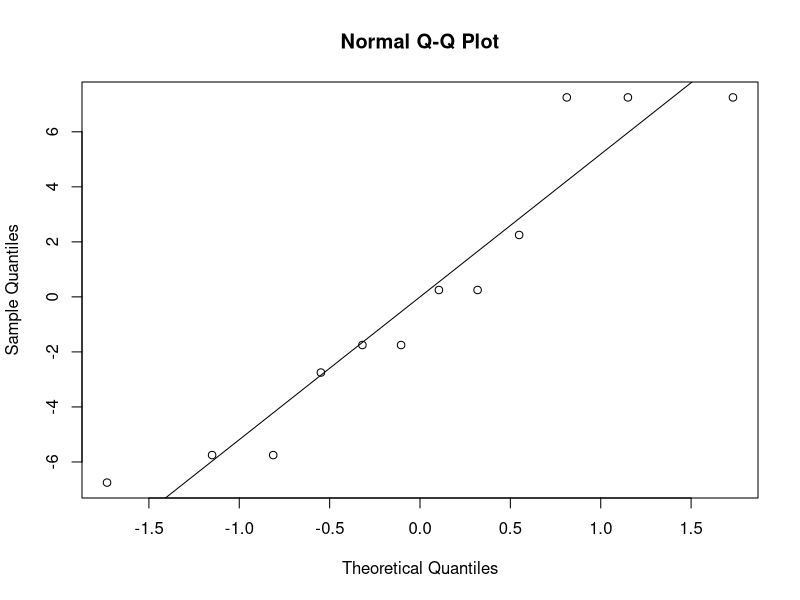
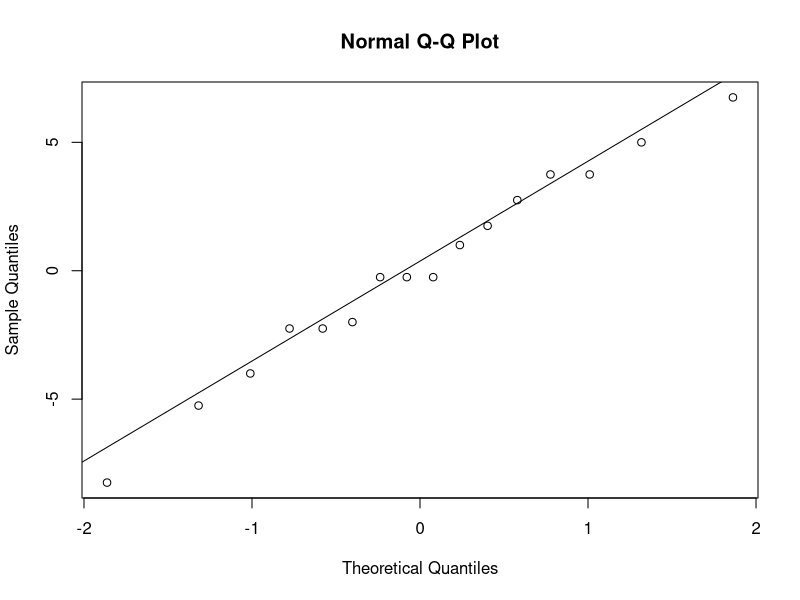
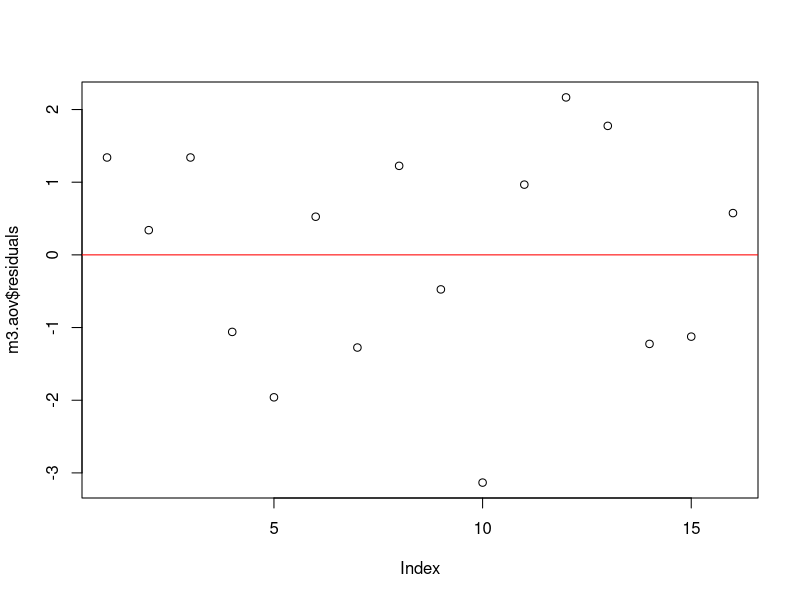

The R script that drew these images, in order:
## ---- chunk 1
dosage <- as.character(c(rep("20g",4),rep("30g",4),rep("40g",4)))
observations <- as.numeric(c(24,28,37,30,37,44,31,35,42,47,52,38))
data2 <- data.frame(cbind(dosage,observations),stringsAsFactors = FALSE)
m1.aov=aov(observations~dosage,data=data2)
summary(m1.aov)
## ---- chunk 2
qtukey(1-0.05, 3, 9)
## ---- chunk 3
qqnorm(m1.aov$residuals)
qqline(m1.aov$residuals)
## ---- chunk 4
coating <- c(rep("1",4),rep("2",4),rep("3",4),rep("4",4))
conductivity <- c(143,141,150,146,152,149,137,143,134,136,132,127,129,127,132,129)
data3 <- data.frame(cbind(coating,conductivity),stringsAsFactors = FALSE)
m2.aov=aov(conductivity~coating,data=data3)
summary(m2.aov)
## ---- chunk 5
mean(as.numeric( data3[data3$coating=="4",2]))+qt(c(0.025,0.975),12)*sqrt(19.6875/4)
## ---- chunk 6
145-129.25+qt(c(0.005,0.995),12)*3.137475
## ---- chunk 7
1/sqrt(2)*qtukey(c(0.025,0.975),4,12)
## ---- chunk 8
qqnorm(m2.aov$residuals)
qqline(m2.aov$residuals)
## ---- chunk 9
catalyst <- c("1","1","1","1","1","2","2","2","2","3","3","3","4","4","4","4")
concentration <- c(58.2,57.2,58.2,55.8,54.9,56.3,54.5,57,55.3,50.1,54.2,55.4,52.9,49.9,50,51.7)
data4 <- data.frame(cbind(catalyst,concentration), stringsAsFactors = FALSE)
m3.aov=aov(concentration~catalyst,data=data3)
summary(m3.aov)
## ---- chunk 10
plot(m3.aov$residuals)
abline(h=0, col="red")
## ---- chunk 11
mean(c(58.2,57.2,58.2,55.8,54.9))+qt(c(0.005,0.995),12)*sqrt(2.833/4)
